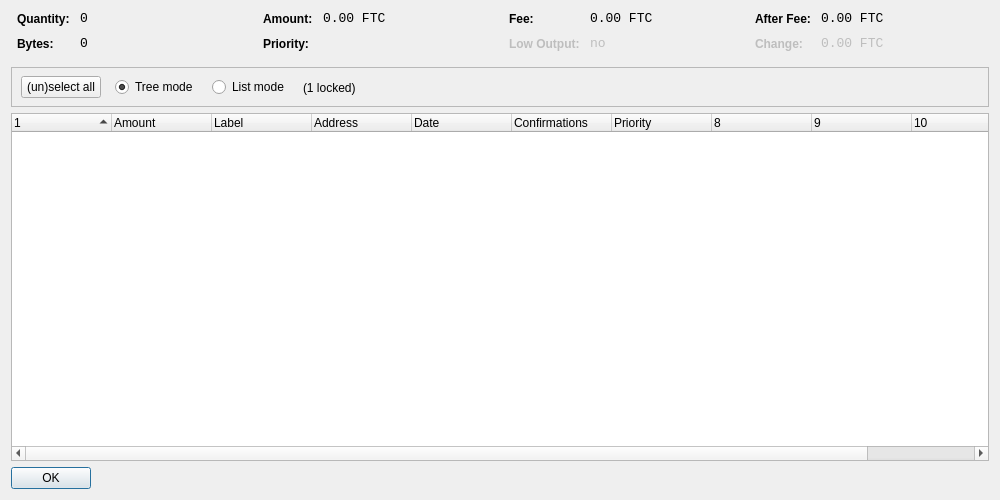
<?xml version="1.0" encoding="UTF-8"?>
<ui version="4.0">
 <class>CoinControlDialog</class>
 <widget class="QDialog" name="CoinControlDialog">
  <property name="geometry">
   <rect>
    <x>0</x>
    <y>0</y>
    <width>1000</width>
    <height>500</height>
   </rect>
  </property>
  <property name="windowTitle">
   <string>Coin Control</string>
  </property>
  <layout class="QVBoxLayout" name="verticalLayout">
   <item>
    <layout class="QHBoxLayout" name="horizontalLayoutTop" stretch="0,0,0,0">
     <property name="topMargin">
      <number>0</number>
     </property>
     <property name="bottomMargin">
      <number>10</number>
     </property>
     <item>
      <layout class="QFormLayout" name="formLayoutCoinControl1">
       <property name="horizontalSpacing">
        <number>10</number>
       </property>
       <property name="verticalSpacing">
        <number>10</number>
       </property>
       <property name="leftMargin">
        <number>6</number>
       </property>
       <property name="rightMargin">
        <number>6</number>
       </property>
       <item row="0" column="0">
        <widget class="QLabel" name="labelCoinControlQuantityText">
         <property name="styleSheet">
          <string notr="true">font-weight:bold;</string>
         </property>
         <property name="text">
          <string>Quantity:</string>
         </property>
        </widget>
       </item>
       <item row="0" column="1">
        <widget class="QLabel" name="labelCoinControlQuantity">
         <property name="font">
          <font>
           <family>Monospace</family>
           <pointsize>10</pointsize>
          </font>
         </property>
         <property name="cursor">
          <cursorShape>IBeamCursor</cursorShape>
         </property>
         <property name="contextMenuPolicy">
          <enum>Qt::ActionsContextMenu</enum>
         </property>
         <property name="text">
          <string notr="true">0</string>
         </property>
         <property name="textInteractionFlags">
          <set>Qt::LinksAccessibleByMouse|Qt::TextSelectableByKeyboard|Qt::TextSelectableByMouse</set>
         </property>
        </widget>
       </item>
       <item row="1" column="0">
        <widget class="QLabel" name="labelCoinControlBytesText">
         <property name="styleSheet">
          <string notr="true">font-weight:bold;</string>
         </property>
         <property name="text">
          <string>Bytes:</string>
         </property>
        </widget>
       </item>
       <item row="1" column="1">
        <widget class="QLabel" name="labelCoinControlBytes">
         <property name="font">
          <font>
           <family>Monospace</family>
           <pointsize>10</pointsize>
          </font>
         </property>
         <property name="cursor">
          <cursorShape>IBeamCursor</cursorShape>
         </property>
         <property name="contextMenuPolicy">
          <enum>Qt::ActionsContextMenu</enum>
         </property>
         <property name="text">
          <string notr="true">0</string>
         </property>
         <property name="textInteractionFlags">
          <set>Qt::LinksAccessibleByMouse|Qt::TextSelectableByKeyboard|Qt::TextSelectableByMouse</set>
         </property>
        </widget>
       </item>
      </layout>
     </item>
     <item>
      <layout class="QFormLayout" name="formLayoutCoinControl2">
       <property name="horizontalSpacing">
        <number>10</number>
       </property>
       <property name="verticalSpacing">
        <number>10</number>
       </property>
       <property name="leftMargin">
        <number>6</number>
       </property>
       <property name="rightMargin">
        <number>6</number>
       </property>
       <item row="0" column="0">
        <widget class="QLabel" name="labelCoinControlAmountText">
         <property name="styleSheet">
          <string notr="true">font-weight:bold;</string>
         </property>
         <property name="text">
          <string>Amount:</string>
         </property>
        </widget>
       </item>
       <item row="0" column="1">
        <widget class="QLabel" name="labelCoinControlAmount">
         <property name="font">
          <font>
           <family>Monospace</family>
           <pointsize>10</pointsize>
          </font>
         </property>
         <property name="cursor">
          <cursorShape>IBeamCursor</cursorShape>
         </property>
         <property name="contextMenuPolicy">
          <enum>Qt::ActionsContextMenu</enum>
         </property>
         <property name="text">
          <string notr="true">0.00 FTC</string>
         </property>
         <property name="textInteractionFlags">
          <set>Qt::LinksAccessibleByMouse|Qt::TextSelectableByKeyboard|Qt::TextSelectableByMouse</set>
         </property>
        </widget>
       </item>
       <item row="1" column="0">
        <widget class="QLabel" name="labelCoinControlPriorityText">
         <property name="styleSheet">
          <string notr="true">font-weight:bold;</string>
         </property>
         <property name="text">
          <string>Priority:</string>
         </property>
        </widget>
       </item>
       <item row="1" column="1">
        <widget class="QLabel" name="labelCoinControlPriority">
         <property name="font">
          <font>
           <family>Monospace</family>
           <pointsize>10</pointsize>
          </font>
         </property>
         <property name="cursor">
          <cursorShape>IBeamCursor</cursorShape>
         </property>
         <property name="contextMenuPolicy">
          <enum>Qt::ActionsContextMenu</enum>
         </property>
         <property name="text">
          <string/>
         </property>
         <property name="textInteractionFlags">
          <set>Qt::LinksAccessibleByMouse|Qt::TextSelectableByKeyboard|Qt::TextSelectableByMouse</set>
         </property>
        </widget>
       </item>
      </layout>
     </item>
     <item>
      <layout class="QFormLayout" name="formLayoutCoinControl3">
       <property name="horizontalSpacing">
        <number>10</number>
       </property>
       <property name="verticalSpacing">
        <number>10</number>
       </property>
       <property name="leftMargin">
        <number>6</number>
       </property>
       <property name="rightMargin">
        <number>6</number>
       </property>
       <item row="0" column="0">
        <widget class="QLabel" name="labelCoinControlFeeText">
         <property name="styleSheet">
          <string notr="true">font-weight:bold;</string>
         </property>
         <property name="text">
          <string>Fee:</string>
         </property>
        </widget>
       </item>
       <item row="0" column="1">
        <widget class="QLabel" name="labelCoinControlFee">
         <property name="font">
          <font>
           <family>Monospace</family>
           <pointsize>10</pointsize>
          </font>
         </property>
         <property name="cursor">
          <cursorShape>IBeamCursor</cursorShape>
         </property>
         <property name="contextMenuPolicy">
          <enum>Qt::ActionsContextMenu</enum>
         </property>
         <property name="text">
          <string notr="true">0.00 FTC</string>
         </property>
         <property name="textInteractionFlags">
          <set>Qt::LinksAccessibleByMouse|Qt::TextSelectableByKeyboard|Qt::TextSelectableByMouse</set>
         </property>
        </widget>
       </item>
       <item row="1" column="0">
        <widget class="QLabel" name="labelCoinControlLowOutputText">
         <property name="enabled">
          <bool>false</bool>
         </property>
         <property name="styleSheet">
          <string notr="true">font-weight:bold;</string>
         </property>
         <property name="text">
          <string>Low Output:</string>
         </property>
        </widget>
       </item>
       <item row="1" column="1">
        <widget class="QLabel" name="labelCoinControlLowOutput">
         <property name="enabled">
          <bool>false</bool>
         </property>
         <property name="font">
          <font>
           <family>Monospace</family>
           <pointsize>10</pointsize>
          </font>
         </property>
         <property name="cursor">
          <cursorShape>IBeamCursor</cursorShape>
         </property>
         <property name="contextMenuPolicy">
          <enum>Qt::ActionsContextMenu</enum>
         </property>
         <property name="text">
          <string>no</string>
         </property>
         <property name="textInteractionFlags">
          <set>Qt::LinksAccessibleByMouse|Qt::TextSelectableByKeyboard|Qt::TextSelectableByMouse</set>
         </property>
        </widget>
       </item>
      </layout>
     </item>
     <item>
      <layout class="QFormLayout" name="formLayoutCoinControl4">
       <property name="horizontalSpacing">
        <number>10</number>
       </property>
       <property name="verticalSpacing">
        <number>10</number>
       </property>
       <property name="leftMargin">
        <number>6</number>
       </property>
       <property name="rightMargin">
        <number>6</number>
       </property>
       <item row="0" column="0">
        <widget class="QLabel" name="labelCoinControlAfterFeeText">
         <property name="styleSheet">
          <string notr="true">font-weight:bold;</string>
         </property>
         <property name="text">
          <string>After Fee:</string>
         </property>
        </widget>
       </item>
       <item row="0" column="1">
        <widget class="QLabel" name="labelCoinControlAfterFee">
         <property name="font">
          <font>
           <family>Monospace</family>
           <pointsize>10</pointsize>
          </font>
         </property>
         <property name="cursor">
          <cursorShape>IBeamCursor</cursorShape>
         </property>
         <property name="contextMenuPolicy">
          <enum>Qt::ActionsContextMenu</enum>
         </property>
         <property name="text">
          <string notr="true">0.00 FTC</string>
         </property>
         <property name="textInteractionFlags">
          <set>Qt::LinksAccessibleByMouse|Qt::TextSelectableByKeyboard|Qt::TextSelectableByMouse</set>
         </property>
        </widget>
       </item>
       <item row="1" column="0">
        <widget class="QLabel" name="labelCoinControlChangeText">
         <property name="enabled">
          <bool>false</bool>
         </property>
         <property name="styleSheet">
          <string notr="true">font-weight:bold;</string>
         </property>
         <property name="text">
          <string>Change:</string>
         </property>
        </widget>
       </item>
       <item row="1" column="1">
        <widget class="QLabel" name="labelCoinControlChange">
         <property name="enabled">
          <bool>false</bool>
         </property>
         <property name="font">
          <font>
           <family>Monospace</family>
           <pointsize>10</pointsize>
          </font>
         </property>
         <property name="cursor">
          <cursorShape>IBeamCursor</cursorShape>
         </property>
         <property name="contextMenuPolicy">
          <enum>Qt::ActionsContextMenu</enum>
         </property>
         <property name="text">
          <string notr="true">0.00 FTC</string>
         </property>
         <property name="textInteractionFlags">
          <set>Qt::LinksAccessibleByMouse|Qt::TextSelectableByKeyboard|Qt::TextSelectableByMouse</set>
         </property>
        </widget>
       </item>
      </layout>
     </item>
    </layout>
   </item>
   <item>
    <widget class="QFrame" name="frame">
     <property name="minimumSize">
      <size>
       <width>0</width>
       <height>40</height>
      </size>
     </property>
     <property name="frameShape">
      <enum>QFrame::StyledPanel</enum>
     </property>
     <property name="frameShadow">
      <enum>QFrame::Sunken</enum>
     </property>
     <widget class="QWidget" name="horizontalLayoutWidget">
      <property name="geometry">
       <rect>
        <x>10</x>
        <y>0</y>
        <width>781</width>
        <height>41</height>
       </rect>
      </property>
      <layout class="QHBoxLayout" name="horizontalLayoutPanel" stretch="0,0,0,0,0">
       <property name="spacing">
        <number>14</number>
       </property>
       <item>
        <widget class="QPushButton" name="pushButtonSelectAll">
         <property name="sizePolicy">
          <sizepolicy hsizetype="Maximum" vsizetype="Fixed">
           <horstretch>0</horstretch>
           <verstretch>0</verstretch>
          </sizepolicy>
         </property>
         <property name="text">
          <string>(un)select all</string>
         </property>
        </widget>
       </item>
       <item>
        <widget class="QRadioButton" name="radioTreeMode">
         <property name="sizePolicy">
          <sizepolicy hsizetype="Maximum" vsizetype="Fixed">
           <horstretch>0</horstretch>
           <verstretch>0</verstretch>
          </sizepolicy>
         </property>
         <property name="text">
          <string>Tree mode</string>
         </property>
         <property name="checked">
          <bool>true</bool>
         </property>
        </widget>
       </item>
       <item>
        <widget class="QRadioButton" name="radioListMode">
         <property name="sizePolicy">
          <sizepolicy hsizetype="Maximum" vsizetype="Fixed">
           <horstretch>0</horstretch>
           <verstretch>0</verstretch>
          </sizepolicy>
         </property>
         <property name="text">
          <string>List mode</string>
         </property>
        </widget>
       </item>
       <item>
        <widget class="QLabel" name="labelLocked">
         <property name="text">
          <string>(1 locked)</string>
         </property>
        </widget>
       </item>
       <item>
        <spacer name="horizontalSpacer">
         <property name="orientation">
          <enum>Qt::Horizontal</enum>
         </property>
         <property name="sizeHint" stdset="0">
          <size>
           <width>40</width>
           <height>20</height>
          </size>
         </property>
        </spacer>
       </item>
      </layout>
     </widget>
    </widget>
   </item>
   <item>
    <widget class="CoinControlTreeWidget" name="treeWidget">
     <property name="contextMenuPolicy">
      <enum>Qt::CustomContextMenu</enum>
     </property>
     <property name="sortingEnabled">
      <bool>false</bool>
     </property>
     <property name="columnCount">
      <number>11</number>
     </property>
     <attribute name="headerShowSortIndicator" stdset="0">
      <bool>true</bool>
     </attribute>
     <attribute name="headerStretchLastSection">
      <bool>false</bool>
     </attribute>
     <column>
      <property name="text">
       <string/>
      </property>
     </column>
     <column>
      <property name="text">
       <string>Amount</string>
      </property>
     </column>
     <column>
      <property name="text">
       <string notr="true">Label</string>
      </property>
     </column>
     <column>
      <property name="text">
       <string>Address</string>
      </property>
     </column>
     <column>
      <property name="text">
       <string>Date</string>
      </property>
     </column>
     <column>
      <property name="text">
       <string>Confirmations</string>
      </property>
      <property name="toolTip">
       <string>Confirmed</string>
      </property>
     </column>
     <column>
      <property name="text">
       <string>Priority</string>
      </property>
     </column>
     <column>
      <property name="text">
       <string/>
      </property>
     </column>
     <column>
      <property name="text">
       <string/>
      </property>
     </column>
     <column>
      <property name="text">
       <string/>
      </property>
     </column>
     <column>
      <property name="text">
       <string/>
      </property>
     </column>
    </widget>
   </item>
   <item>
    <widget class="QDialogButtonBox" name="buttonBox">
     <property name="sizePolicy">
      <sizepolicy hsizetype="Maximum" vsizetype="Fixed">
       <horstretch>0</horstretch>
       <verstretch>0</verstretch>
      </sizepolicy>
     </property>
     <property name="orientation">
      <enum>Qt::Horizontal</enum>
     </property>
     <property name="standardButtons">
      <set>QDialogButtonBox::Ok</set>
     </property>
    </widget>
   </item>
  </layout>
 </widget>
 <customwidgets>
  <customwidget>
   <class>CoinControlTreeWidget</class>
   <extends>QTreeWidget</extends>
   <header>coincontroltreewidget.h</header>
  </customwidget>
 </customwidgets>
 <resources/>
 <connections/>
</ui>
